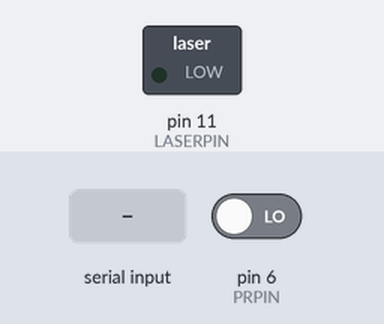
Simulated run of this sketch. Board: Arduino Uno, built with avr-gcc and run on an emulated ATmega328P. Parts: switched loads named in the sketch (green lamp = pin HIGH). The inputs (shaded band) are chosen by the test bench; at power-on: pin 6 (PRPIN) LOW. What the sketch prints to the serial monitor is not drawn.

Above: at 1.2 s.
1.3 s: "90,45\n" received over Serial
At 2.1 s:
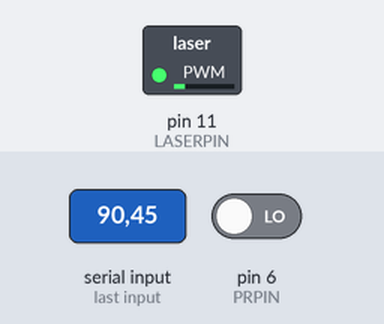
2.8 s: "30,150\n" received over Serial
At 3.3 s:
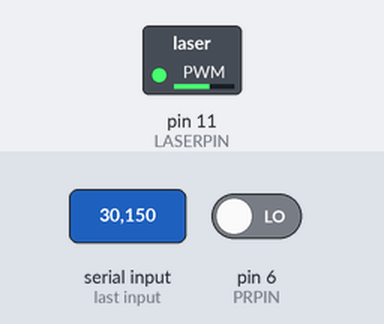
4.3 s: "200\n" received over Serial
At 5.5 s:
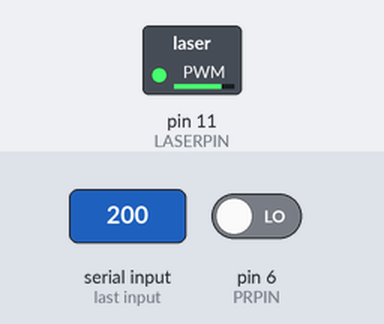
5.8 s: "90\n" received over Serial
At 6.7 s:
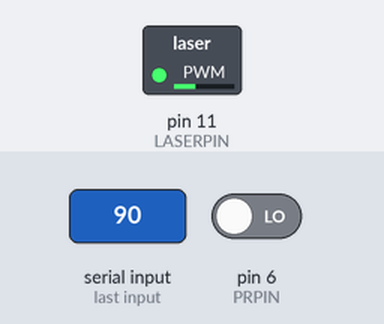
Timing chart, 0 to 8.3 s (numbered marks = the images above; inputs shaded):
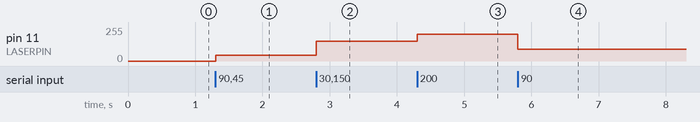

Measured:
- after the input at 1.3 s, pin 11 (LASERPIN): 0/255 → 45/255 at once
- after the input at 2.8 s, pin 11 (LASERPIN): 45/255 → 150/255 at once
- after the input at 4.3 s, pin 11 (LASERPIN): 150/255 → 200/255 at once
- after the input at 5.8 s, pin 11 (LASERPIN): 200/255 → 90/255 at once

The sketch:

PRtest.ino
```cpp
#define LASERPIN 11
#define PRPIN 6

void setup() {
  // put your setup code here, to run once:
  pinMode(LASERPIN, OUTPUT);
  pinMode(PRPIN,INPUT);
  Serial.begin(115200);
  Serial.println("PWM test.Enter Duty 0~10.");
  Serial.setTimeout(50);
}
int buff=0;
int D=0;

void loop() {
  // put your main code here, to run repeatedly:
 buff = Serial.parseInt();
 if(buff>0){
  D=buff;
  Serial.println("PWM test.Enter Duty 0~255.");
  Serial.println(D);
  analogWrite(LASERPIN,D);
  }
  Serial.print("Photoresister = ");
  Serial.println(digitalRead(PRPIN));
}
```
